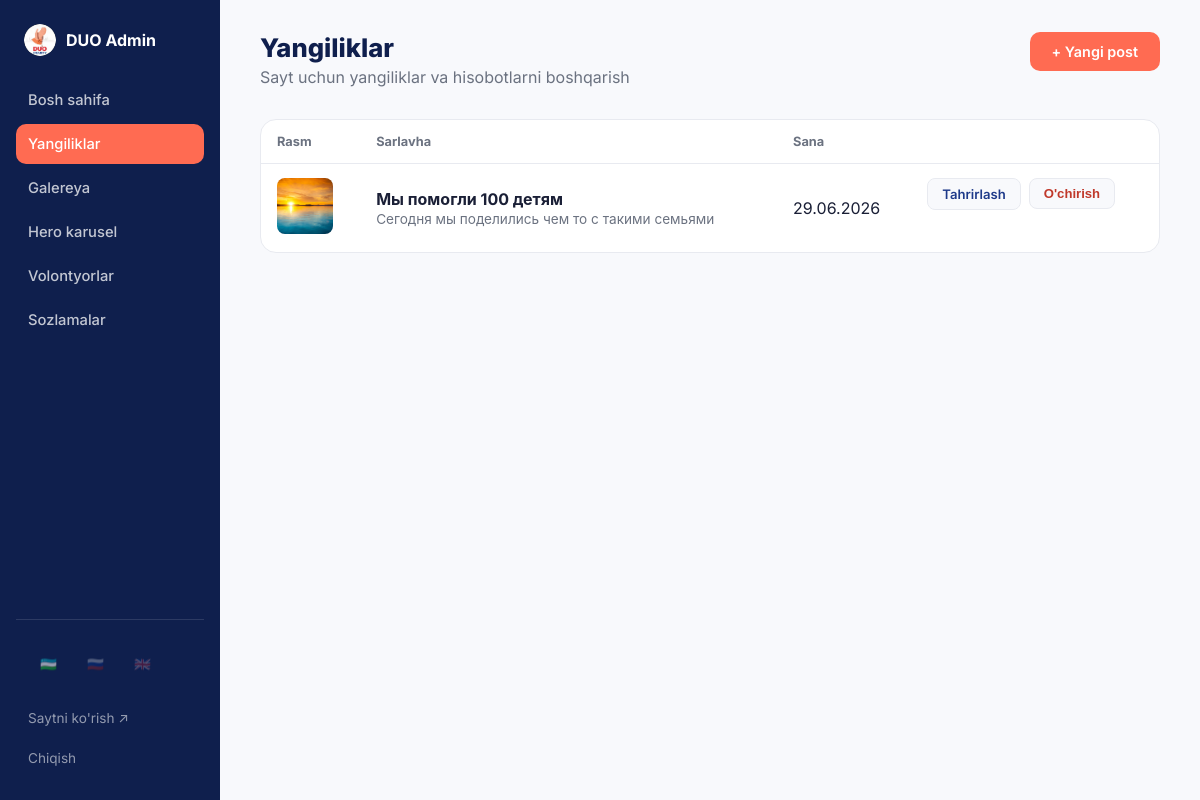
The app's page /admin/posts (signed in), older data.
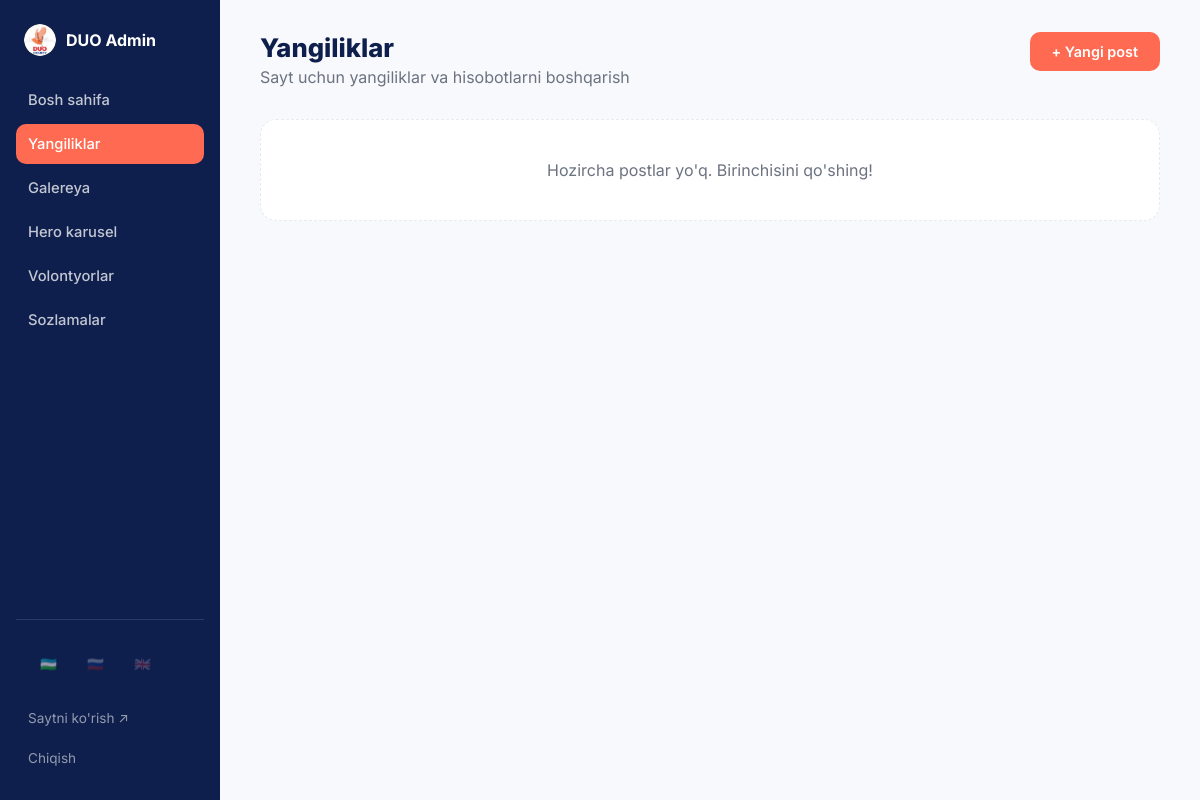
The same page, newer data.
### models.py (models this page shows)
class Post(db.Model):
    id = db.Column(db.Integer, primary_key=True)
    title = db.Column(db.String(200), nullable=False)
    content = db.Column(db.Text, nullable=False)
    image_filename = db.Column(db.String(255), nullable=True)
    created_at = db.Column(db.DateTime, default=datetime.utcnow)
    def formatted_date(self):
        return self.created_at.strftime("%d.%m.%Y")
    def excerpt(self, length=140):
        if len(self.content) <= length:
            return self.content
        return self.content[:length].rsplit(" ", 1)[0] + "…"

### app.py (the view)
@app.route("/admin/posts")
@login_required
def admin_posts():
    posts = Post.query.order_by(Post.created_at.desc()).all()
    return render_template("admin/posts.html", posts=posts)

### app.py (called while the page is built)
def login_required(view_func):
    @wraps(view_func)
    def wrapped(*args, **kwargs):
        if not session.get("admin_id"):
            flash("Iltimos, tizimga kiring.", "error")
            return redirect(url_for("admin_login"))
        return view_func(*args, **kwargs)
    return wrapped

def get_current_language():
    return request.cookies.get("lang", DEFAULT_LANGUAGE)

@app.context_processor
def inject_translator():
    lang = get_current_language()
    return {
        "t": get_translator(lang),
        "current_lang": lang,
        "languages": LANGUAGES,
    }

### translations.py (called while the page is built)
def get_translator(lang_code):
    lang_code = lang_code if lang_code in TRANSLATIONS else DEFAULT_LANGUAGE
    table = TRANSLATIONS[lang_code]
    fallback = TRANSLATIONS[DEFAULT_LANGUAGE]
    def t(key):
        return table.get(key, fallback.get(key, key))
    return t

### templates/admin/posts.html (shortened to what this page needs)
{% extends "admin/base.html" %}
{% block content %}
    <div class="page-head">
        <div>
            <h1 class="page-title">{{ t('adm_news') }}</h1>
            <p class="page-subtitle">{{ t('adm_news_sub') }}</p>
        </div>
        <a href="{{ url_for('admin_post_new') }}" class="btn btn-primary">{{ t('adm_new_post') }}</a>
    </div>
    {% if posts %}
    <div class="admin-table-wrapper">
        <table class="admin-table">
            <thead>
                <tr>
                    <th>{{ t('adm_col_image') }}</th>
                    <th>{{ t('adm_col_title') }}</th>
                    <th>{{ t('adm_col_date') }}</th>
                    <th></th>
                </tr>
            </thead>
            <tbody>
                {% for post in posts %}
                <tr>
                    <td>
                        {% if post.image_filename %}
                        <img src="{{ url_for('uploaded_file', filename=post.image_filename) }}" class="table-thumb">
                        {% else %}
                        <div class="table-thumb table-thumb-empty"></div>
                        {% endif %}
                    </td>
                    <td>
                        <strong>{{ post.title }}</strong>
                        <p class="table-excerpt">{{ post.excerpt() }}</p>
                    </td>
                    <td>{{ post.formatted_date() }}</td>
                    <td class="table-actions">
                        <a href="{{ url_for('admin_post_edit', post_id=post.id) }}" class="btn-small">{{ t('adm_edit') }}</a>
                        <form method="post" action="{{ url_for('admin_post_delete', post_id=post.id) }}"
                              onsubmit="return confirm('{{ t('adm_confirm_delete') }}');">
                            <button type="submit" class="btn-small btn-small-danger">{{ t('adm_delete') }}</button>
                        </form>
                    </td>
                </tr>
                {% endfor %}
            </tbody>
        </table>
    </div>
    {% else %}
    <p class="empty-state-admin">{{ t('adm_no_posts') }}</p>
    {% endif %}
{% endblock %}

### templates/admin/base.html (shortened to what this page needs)
<!DOCTYPE html>
<html lang="{{ current_lang }}">
<head>
    <link rel="stylesheet" href="{{ url_for('static', filename='css/admin.css') }}">
</head>
<body class="admin-body">
    <div class="admin-layout">
        <aside class="admin-sidebar">
            <div class="admin-logo">
                <img src="{{ url_for('static', filename='images/duo-logo.png') }}" alt="DUO Charity">
                <span>DUO Admin</span>
            </div>
            <nav class="admin-nav">
                <a href="{{ url_for('admin_dashboard') }}" class="{{ 'active' if request.endpoint == 'admin_dashboard' }}">{{ t('adm_dashboard') }}</a>
                <a href="{{ url_for('admin_posts') }}" class="{{ 'active' if request.endpoint and 'admin_post' in request.endpoint }}">{{ t('adm_news') }}</a>
                <a href="{{ url_for('admin_gallery') }}" class="{{ 'active' if request.endpoint and 'admin_gallery' in request.endpoint }}">{{ t('adm_gallery') }}</a>
                <a href="{{ url_for('admin_hero') }}" class="{{ 'active' if request.endpoint and 'admin_hero' in request.endpoint }}">{{ t('adm_hero') }}</a>
                <a href="{{ url_for('admin_volunteers') }}" class="{{ 'active' if request.endpoint and 'admin_volunteer' in request.endpoint }}">{{ t('adm_volunteers') }}</a>
                <a href="{{ url_for('admin_settings') }}" class="{{ 'active' if request.endpoint == 'admin_settings' }}">{{ t('adm_settings') }}</a>
            </nav>
            <div class="admin-sidebar-footer">
                <div class="admin-lang-switcher">
                    {% for code, lang in languages.items() %}
                    <a href="{{ url_for('set_language', lang_code=code) }}" class="{{ 'active' if code == current_lang }}">
                        {{ lang.flag }}
                    </a>
                    {% endfor %}
                </div>
                <a href="{{ url_for('home') }}" target="_blank">{{ t('adm_view_site') }} ↗</a>
                <a href="{{ url_for('admin_logout') }}">{{ t('adm_logout') }}</a>
            </div>
        </aside>
        <main class="admin-main">
            {% block content %}{% endblock %}
        </main>
    </div>
</body>
</html>

### static/css/admin.css (style rules this page uses)
.admin-lang-switcher { display: flex; gap: 6px; padding: 10px 12px; margin-bottom: 4px; }
.admin-lang-switcher a { font-size: 1.1rem; opacity: 0.5; transition: opacity 0.15s ease; }
.admin-lang-switcher a:hover, .admin-lang-switcher a.active { opacity: 1; }
:root { --navy: #1e3a8a; --navy-dark: #0f1f4d; --coral: #ff6b52; --coral-dark: #e8472e; --bg: #ffffff; --bg-soft: #f8f9fc; --text: #1a1f36; --text-muted: #6b7280; --border: #e8eaf0; --radius: 16px; }
* { margin: 0; padding: 0; box-sizing: border-box; }
.admin-body { font-family: 'Inter', -apple-system, BlinkMacSystemFont, sans-serif; background: var(--bg-soft); color: var(--text); }
a { text-decoration: none; color: inherit; }
.admin-layout { display: flex; min-height: 100vh; }
.admin-sidebar { width: 220px; background: var(--navy-dark); color: #fff; display: flex; flex-direction: column; padding: 24px 16px; position: sticky; top: 0; height: 100vh; }
.admin-logo { display: flex; align-items: center; gap: 10px; padding: 0 8px 24px; font-weight: 700; }
.admin-logo img { width: 32px; height: 32px; border-radius: 50%; }
.admin-nav { display: flex; flex-direction: column; gap: 4px; flex: 1; }
.admin-nav a { padding: 11px 12px; border-radius: 10px; font-size: 0.92rem; font-weight: 500; color: rgba(255, 255, 255, 0.75); }
.admin-nav a.active { background: var(--coral); color: #fff; }
.admin-sidebar-footer { display: flex; flex-direction: column; gap: 4px; padding-top: 16px; border-top: 1px solid rgba(255, 255, 255, 0.12); }
.admin-sidebar-footer a { padding: 10px 12px; font-size: 0.85rem; color: rgba(255, 255, 255, 0.55); }
.admin-main { flex: 1; padding: 32px 40px; max-width: 1000px; }
.page-title { font-size: 1.6rem; font-weight: 800; color: var(--navy-dark); }
.page-subtitle { color: var(--text-muted); margin-top: 4px; margin-bottom: 24px; }
.page-head { display: flex; justify-content: space-between; align-items: flex-start; gap: 16px; margin-bottom: 8px; }
.btn { display: inline-block; padding: 11px 22px; border-radius: 10px; font-weight: 600; font-size: 0.9rem; cursor: pointer; border: none; }
.btn-primary { background: var(--coral); color: #fff; }
.empty-state-admin { color: var(--text-muted); background: #fff; border: 1px dashed var(--border); border-radius: var(--radius); padding: 40px; text-align: center; }

Row changes from the older to the newer data that the page shows:
removed Post: image_filename (picture), title "Мы помогли 100 детям", excerpt "Сегодня мы поделились чем то с такими семьями", formatted_date "29.06.2026", t "Tahrirlash", t "O'chirish"
Text that changed along with them:
{{ t('adm_no_posts') }}: (not shown) → "Hozircha postlar yo'q. Birinchisini qo'shing!"
{{ t('adm_col_image') }}: "Rasm" → (not shown)
{{ t('adm_col_title') }}: "Sarlavha" → (not shown)
{{ t('adm_col_date') }}: "Sana" → (not shown)
